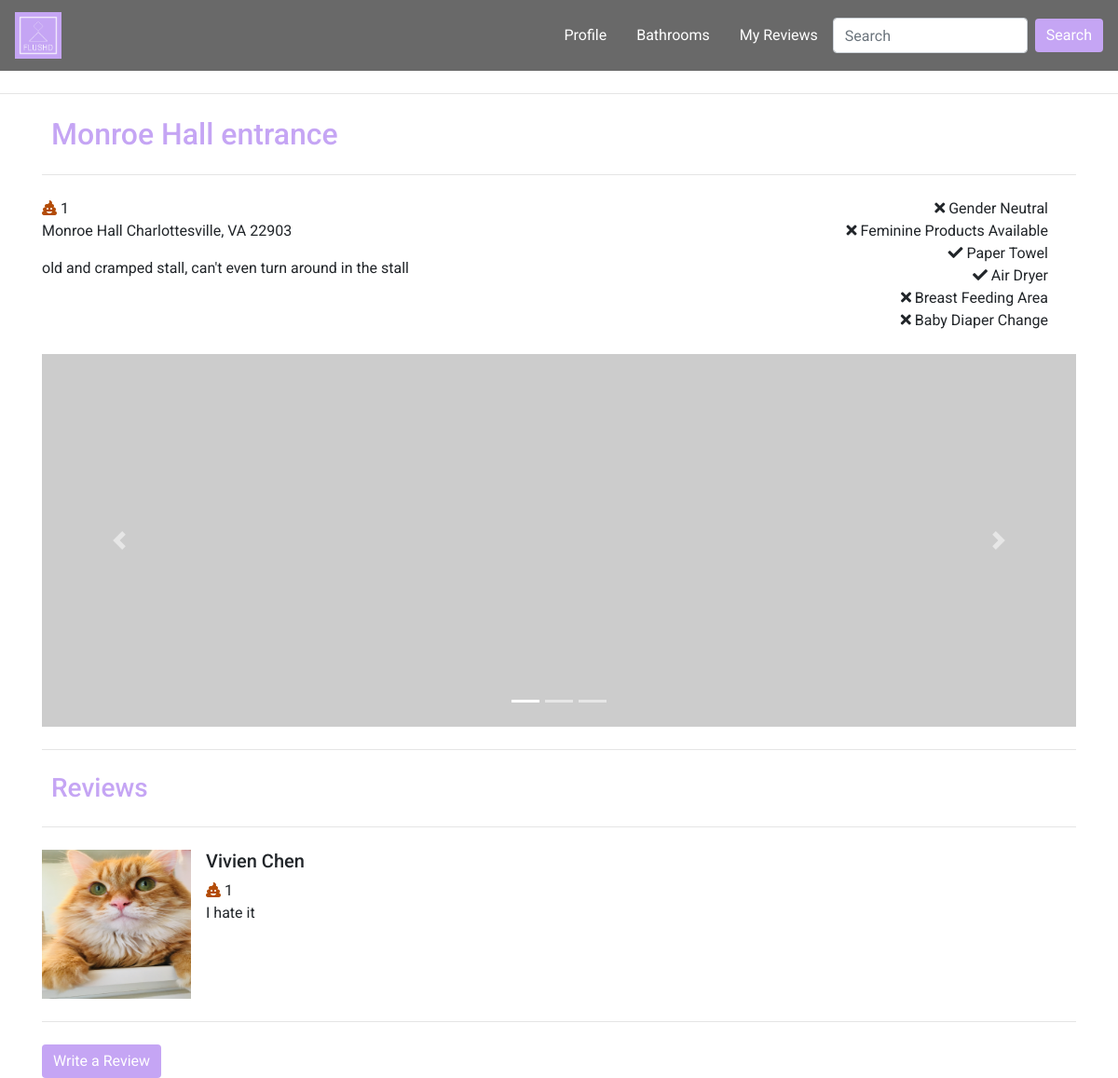
The page /bathroom-detail.php?bID=7 on the database its author committed.
### tables this page shows
CREATE TABLE `bathrooms` (
  `ID` int(6) NOT NULL,
  `bTitle` varchar(100) NOT NULL,
  `bDesc` varchar(300) NOT NULL,
  `bLoc` varchar(200) NOT NULL,
  `AvgRating` float DEFAULT '0',
  `GenderNeutral` tinyint(1) NOT NULL DEFAULT '0',
  `FemProducts` tinyint(1) NOT NULL DEFAULT '0',
  `PaperTowel` tinyint(1) NOT NULL DEFAULT '0',
  `AirDryer` tinyint(1) NOT NULL DEFAULT '0',
  `BreastFeed` tinyint(1) NOT NULL DEFAULT '0',
  `Diaper` tinyint(1) NOT NULL DEFAULT '0'
);

CREATE TABLE `reviews` (
  `ID` int(6) NOT NULL,
  `uID` int(6) NOT NULL,
  `bID` int(6) NOT NULL,
  `title` varchar(100) NOT NULL,
  `rDesc` varchar(300) NOT NULL,
  `rating` int(2) NOT NULL
);

CREATE TABLE `users` (
  `ID` int(6) NOT NULL,
  `firstname` varchar(50) NOT NULL,
  `lastname` varchar(50) NOT NULL,
  `username` varchar(50) NOT NULL,
  `email` varchar(100) NOT NULL,
  `pwd` varchar(100) NOT NULL,
  `reg_date` timestamp NOT NULL DEFAULT CURRENT_TIMESTAMP COMMENT 'date the user registered',
  `profilepic` varchar(100) DEFAULT NULL,
  `admin` tinyint(1) NOT NULL DEFAULT '0'
);

### bathroom-detail.php (the view, shortened to what this page needs)
<!DOCTYPE html>
<html lang="en">
    <head>
        <link rel="stylesheet" href="https://maxcdn.bootstrapcdn.com/bootstrap/4.2.1/css/bootstrap.min.css" />
        <link rel="stylesheet" href="styles/style.css">
        <link rel="stylesheet" href="styles/bathroom-profile.css">
        <link rel="stylesheet" href="styles/user-home-style.css">
        <link rel="stylesheet" href="https://use.fontawesome.com/releases/v5.7.2/css/all.css">
    </head>
<?php
$bID = (int) $_GET['bID'];
$servername = "localhost";
$username = "root";
$password = "";
$dbname = "flushd";
$conn = new mysqli($servername, $username, $password, $dbname);
$get_bath_detail = "SELECT bTitle, AvgRating, bLoc, bDesc
FROM bathrooms B
WHERE ID=$bID";
$result = $conn->query($get_bath_detail);
if ($result -> num_rows > 0) {
    $row = $result->fetch_assoc();
    extract($row);
} else {
    echo 'No results';
}
$get_reviews = "SELECT R.ID, R.title, R.uID, R.rDesc, R.rating, U.firstname, U.lastname, U.profilepic
FROM bathrooms B
INNER JOIN reviews R ON R.bID = B.ID
INNER JOIN users U ON R.uID = U.ID
WHERE R.bID=$bID";
$reviews = null;
$result = $conn->query($get_reviews);
if ($result -> num_rows > 0) {
    while($row = $result->fetch_assoc()) {
        extract($row);
        $reviews[] = array('rID'=>$ID,'rTitle'=>$title, 'rDesc'=>$rDesc, 'rating'=>$rating, 'uID'=>$uID,
         'fname'=>$firstname, 'lname'=>$lastname, 'profilepic'=>$profilepic);
    }
}
?>
    <body>
        <nav class="navbar sticky-top navbar-expand-lg" id="mainNav">
            <a class="navbar-brand" href="user-home.html">
              <img src="images/FLUSHD_logo.PNG" width="50" height="50" class="d-inline-block align-top" alt="logo">
            </a>
            <div class="collapse navbar-collapse justify-content-end" id="collapsibleNavbar">
                <ul class="nav nav-pills">
                    <li class="nav-item">
                      <a class="nav-link" id="profile-link" href="user-profile.php">Profile</a>
                    </li>
                    <li class="nav-item">
                        <a class="nav-link" id="bathroom-link" href="bathroom-index.html">Bathrooms</a>
                    </li>
                    <li class="nav-item">
                      <a class="nav-link" id="reviews-link" href="#">My Reviews</a>
                    </li>
                </ul>
                <form class="form-inline my-2 my-lg-0">
                    <input class="form-control mr-sm-2" type="search" placeholder="Search" aria-label="Search">
                    <button class="btn btn-outline-success my-2 my-sm-0" type="submit">Search</button>
                </form>
            </div>
        </nav>
        <hr class="my-4">
        <div class="container" id="bathroomInfo">
            <h2 id="bathroom-title"><?php echo $bTitle;?></h2>
            <hr class="my-4">
            <div class="row">
                <div class="col left-col">
                        <span class="fas fa-poo checked" id="poo-rating1"></span>
                        <span id="avg-rating"><?php echo round($AvgRating, 2); ?></span>
                        <p id="bath-address"><?php echo $bLoc;?></p>
                        <p id="bath-desc"><?php echo $bDesc?></p>
                </div>
                <div class="col right-col">
                    <i class="<?php $xml=simplexml_load_file("bathrooms.xml") or die("Error: Cannot create object");
                        if($xml->bath[$bID]->GenderNeutral == 1) {echo 'fas fa-check';} else{echo 'fas fa-times';} ?>" id="gender-icon"></i><span> Gender Neutral</span><br>
                    <i class="<?php $xml=simplexml_load_file("bathrooms.xml") or die("Error: Cannot create object");
                        if($xml->bath[$bID]->FemProducts == 1) {echo 'fas fa-check';} else{echo 'fas fa-times';} ?>" id="fem-icon"></i><span> Feminine Products Available</span><br>
                    <i class="<?php $xml=simplexml_load_file("bathrooms.xml") or die("Error: Cannot create object");
                        if($xml->bath[$bID]->PaperTowel == 1) {echo 'fas fa-check';} else{echo 'fas fa-times';} ?>" id="paper-icon"></i><span> Paper Towel</span><br>
                    <i class="<?php $xml=simplexml_load_file("bathrooms.xml") or die("Error: Cannot create object");
                        if($xml->bath[$bID]->AirDryer == 1) {echo 'fas fa-check';} else{echo 'fas fa-times';} ?>" id="air-icon"></i><span> Air Dryer</span><br>
                    <i class="<?php $xml=simplexml_load_file("bathrooms.xml") or die("Error: Cannot create object");
                        if($xml->bath[$bID]->BreastFeed == 1) {echo 'fas fa-check';} else{echo 'fas fa-times';} ?>" id="breast-icon"></i><span> Breast Feeding Area</span><br>
                    <i class="<?php $xml=simplexml_load_file("bathrooms.xml") or die("Error: Cannot create object");
                        if($xml->bath[$bID]->Diaper == 1) {echo 'fas fa-check';} else{echo 'fas fa-times';} ?>" id="diaper-icon"></i><span> Baby Diaper Change</span><br>
                </div>
            </div>
            <br>
            <div id="bathroomPics" class="carousel slide" data-ride="carousel">
                <ol class="carousel-indicators">
                    <li data-target="#bathroomPics" data-slide-to="0" class="active"></li>
                    <li data-target="#bathroomPics" data-slide-to="1"></li>
                    <li data-target="#bathroomPics" data-slide-to="2"></li>
              </ol>
                <div class="carousel-inner">
                    <div class="carousel-item active">
                        <img src="http://placehold.it/150x150" class="d-block w-100" alt="pic1">
                    </div>
                </div>
                <a class="carousel-control-prev" href="#bathroomPics" role="button" data-slide="prev">
                    <span class="carousel-control-prev-icon" aria-hidden="true"></span>
                </a>
                <a class="carousel-control-next" href="#bathroomPics" role="button" data-slide="next">
                    <span class="carousel-control-next-icon" aria-hidden="true"></span>
                </a>
            </div>
            <hr class="my-4">
        </div>
        <div class="container" id='reviews'>
            <h3>Reviews</h3>
            <div class="review-container">
            <hr class="my-4">
            <?php
            if ($reviews != null) {
            foreach ($reviews as $review) { ?>
            <div class="review">
            <div class="media">
                <img src="<?php if ($review['profilepic'] != null) {echo $review['profilepic'];} else {echo 'images/defaulticon.png';}?>"
                style="width: 10rem; height: 10rem;" class="align-self-start mr-3 image-fluid" alt="...">
                <div class="media-body">
                    <h5 class="mt-0"><?php echo $review['fname'] . ' ' . $review['lname'];?></h5>
                    <span class="fas fa-poo checked"></span><span class="usr-rating"> <?php echo $review['rating'] ?> </span>
                    <p><?php echo $review['rDesc'] ?></p>
                </div>
            </div>
            <hr class="my-4">
            </div>
            <?php }
            } else {echo 'No reviews';} ?>
            </div>
        </div>
        <div class="container">
            <a href="submit-review.php" class="btn btn-primary" id="reviewFormSubmitBtn">Write a Review</a>
        </div>
    </body>
</html>

### styles/style.css (style rules this page uses)
.btn { font-family: "Roboto", sans-serif; background:#C5A5F4; border:#C5A5F4; }
a { font-family: "Roboto", sans-serif; color:#C5A5F4; }
h2 { font-family: "Roboto", sans-serif; color:#C5A5F4; padding-left: 10px; }
h3 { font-family: "Roboto", sans-serif; color:#C5A5F4; padding-left: 10px; }
#mainNav { font-family: "Roboto", sans-serif; background-color: rgb(105, 105, 105); }
#mainNav a { font-family: "Roboto", sans-serif; color:white; }
body { position:relative; font-family: "Roboto", sans-serif; }
html { scroll-behavior: smooth; }
* { box-sizing: border-box; }
.row { width: 100%; }

### styles/bathroom-profile.css (style rules this page uses)
.carousel-inner { width:100%; max-height: 400px !important; }
.d-block { width:100%; }
.checked { color:rgb(179, 76, 8); }
.left-col { text-align: left; }
.right-col { text-align: right; }

### styles/user-home-style.css (style rules this page uses)
.btn { color:white; }

### rows shown on the page
bathrooms: bTitle "Monroe Hall entrance", AvgRating "1", bLoc "Monroe Hall Charlottesville, VA 22903", bDesc "old and cramped stall, can't even turn around in the stall"
reviews: uID.profilepic (picture), uID.firstname "Vivien", uID.lastname "Chen", rating "1", rDesc "I hate it"
